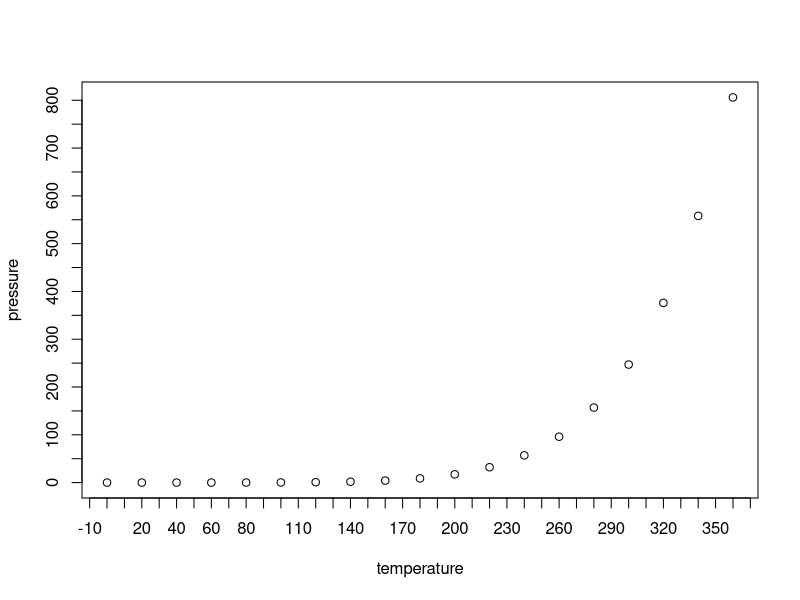
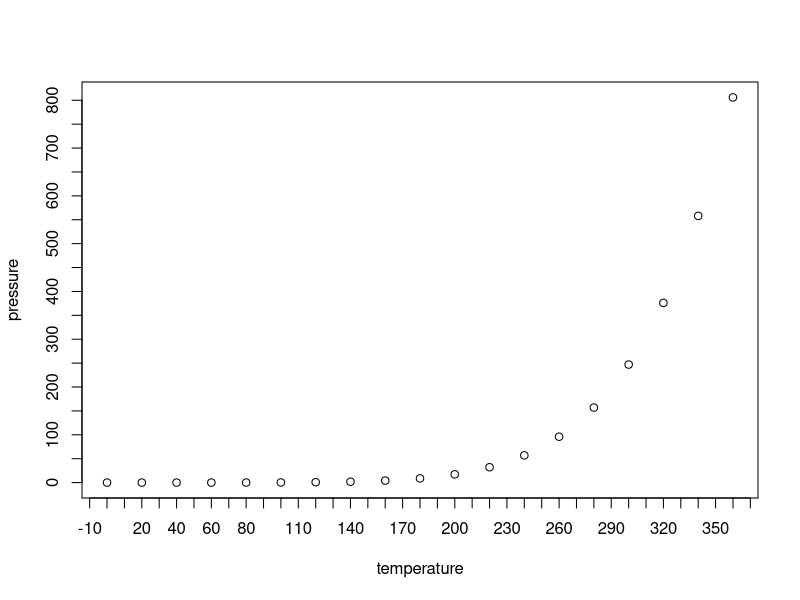
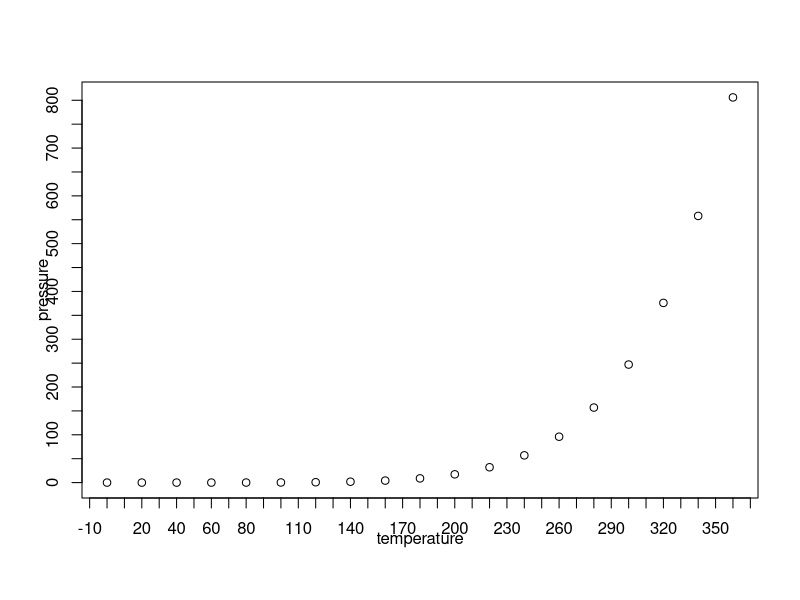
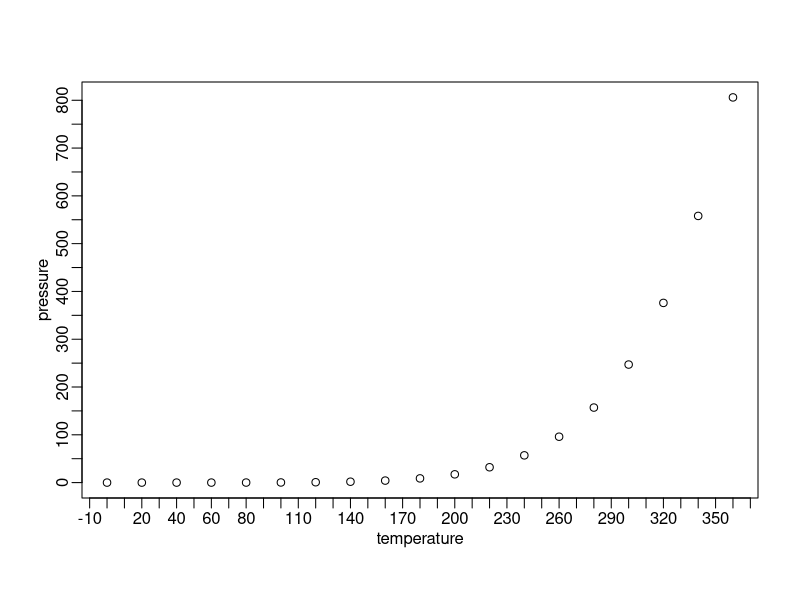
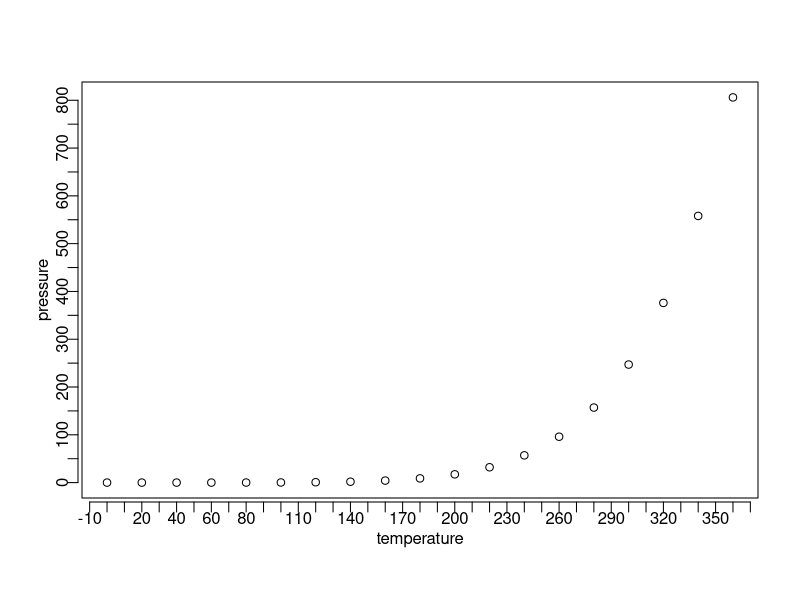
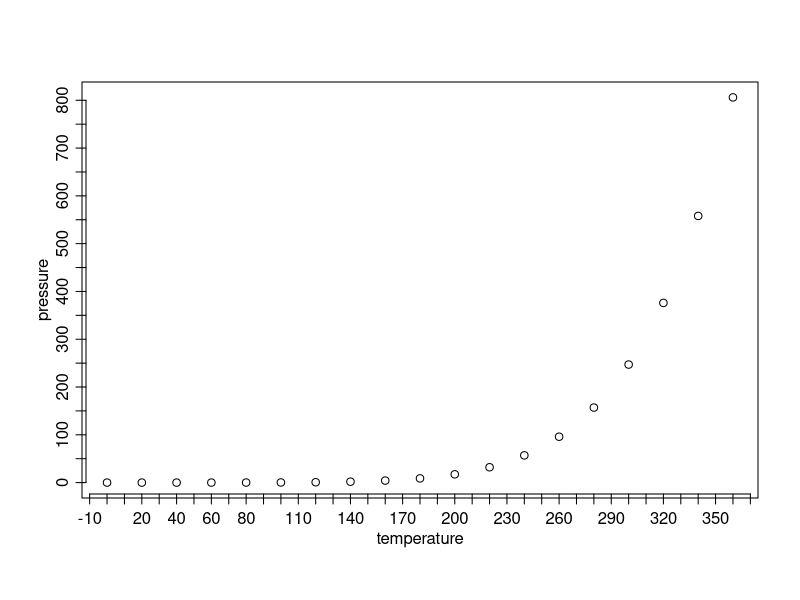
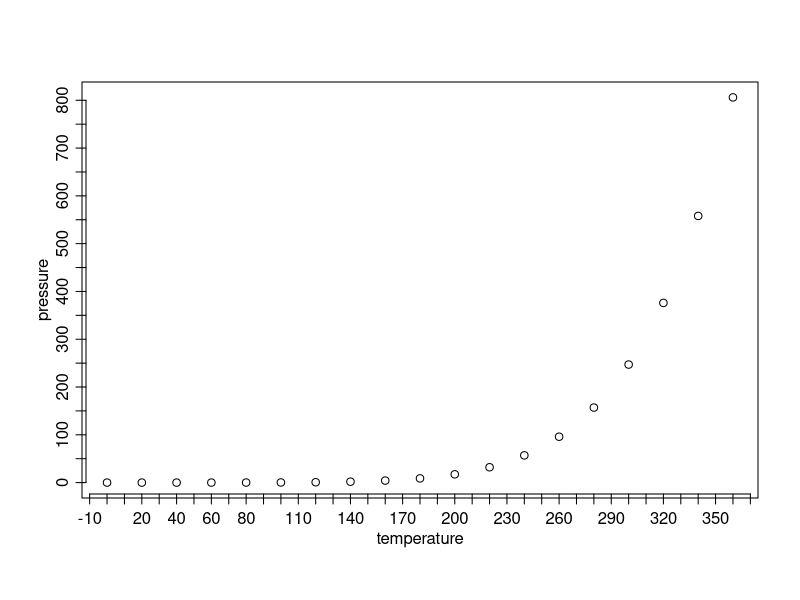
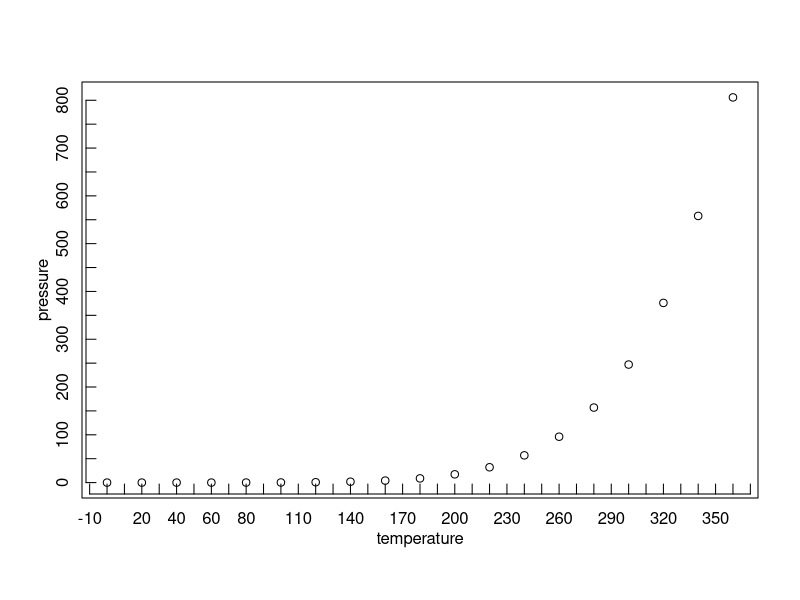

Source code (R) for these figures, in order:
# axes in R plots

# first of all, R has an algorithm for setting how many
# ticks on an axes; we can request approximately that many ticks,
# but we only (usually) get approximately that many, not exactly that many
par(lab=c(40,20,7))  # 40 on x-axis, 20 on y-axis, 7 spacing
plot(pressure)

# xamp, yamp are not usually needed

# mgp sets the following:
# 1 position of the overall axis label
# 2 tick mark labels
# 3 lines for the ticks

# the default is:
par(mgp=c(3,1,0))
plot(pressure)

par(mgp=c(1.5,1,0))
plot(pressure)

par(mgp=c(1.5,.5,0))
plot(pressure)

par(mgp=c(1.5,.5,.2))
plot(pressure)

par(mgp=c(1.5,.5,-.2))
plot(pressure)

# we can also adjust the tick marks, two ways:
# tcl which is the length of the tick marks
# tck which is also the length, but relative to width and height

par(tcl=-.5)
plot(pressure)

par(tcl=.5)
plot(pressure)

par(tcl=3)
plot(pressure)

# remember that tck is relative to the overall width and height
# so fractions are sufficient
par(tck=1)
plot(pressure)

par(tck=.3)
plot(pressure)

par(tck=-.02)
plot(pressure)

# xaxs, yaxs, probably not needed 
par(xaxs="i")
plot(pressure)

par(yaxs="i")
plot(pressure)

par(xaxs="r", yaxs="r")  # this is the default
plot(pressure)

# we can make the axes labels disappear
par(xaxt="n")
plot(pressure)

par(yaxt="n")
plot(pressure)

# xlog, ylog change the scale of the axis
# bty controls the number of axes that are shown

plot(pressure)

par(bty="o")
plot(pressure)

par(bty="l")
plot(pressure)

par(bty="7")
plot(pressure)

par(bty="c")
plot(pressure)

par(bty="]")
plot(pressure)

# remember of course xlim, ylim too, which we have seen before
# these are for limits on the x-axis and y-axis
